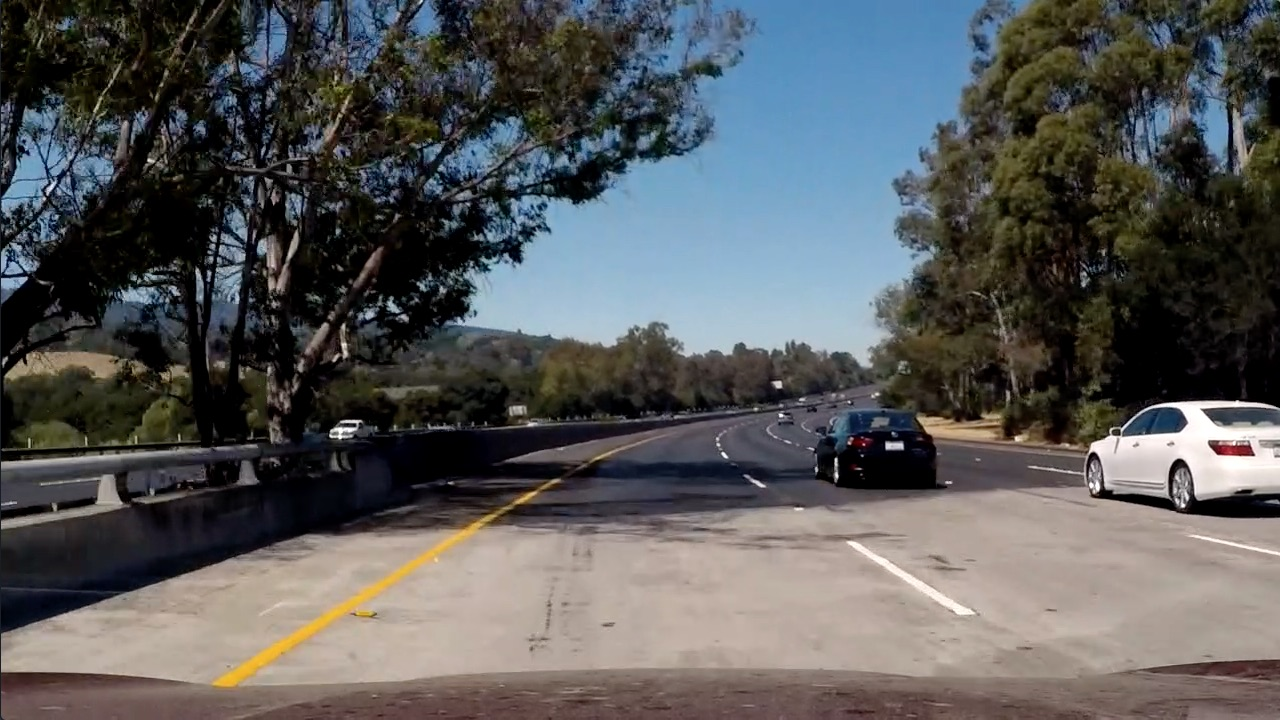
#> input picture test_images/test5.jpg, 1280 x 720 px
$ python perspective_transform.py   (older library calls are emulated)
#> lines starting #> are read from the running program, lines starting #| are printed output that depends on the picture; after the words box and inside, x2 and y2 are one past the last pixel; in counts of white or black regions, pixels touching at a corner belong together
### combined_thresh.py
import numpy as np
import cv2
import matplotlib.pyplot as plt
import matplotlib.image as mpimg
import pickle


def abs_sobel_thresh(img, orient='x', thresh_min=20, thresh_max=100):
	"""
	Takes an image, gradient orientation, and threshold min/max values
	"""
	# Convert to grayscale
	gray = cv2.cvtColor(img, cv2.COLOR_RGB2GRAY)
	# Apply x or y gradient with the OpenCV Sobel() function
	# and take the absolute value
	if orient == 'x':
		abs_sobel = np.absolute(cv2.Sobel(gray, cv2.CV_64F, 1, 0))
	if orient == 'y':
		abs_sobel = np.absolute(cv2.Sobel(gray, cv2.CV_64F, 0, 1))
	# Rescale back to 8 bit integer
	scaled_sobel = np.uint8(255*abs_sobel/np.max(abs_sobel))
	# Create a copy and apply the threshold
	binary_output = np.zeros_like(scaled_sobel)
	# Here I'm using inclusive (>=, <=) thresholds, but exclusive is ok too
	binary_output[(scaled_sobel >= thresh_min) & (scaled_sobel <= thresh_max)] = 1

	# Return the result
	return binary_output

def mag_thresh(img, sobel_kernel=3, mag_thresh=(30, 100)):
	"""
	Return the magnitude of the gradient
	for a given sobel kernel size and threshold values
	"""
	# Convert to grayscale
	gray = cv2.cvtColor(img, cv2.COLOR_RGB2GRAY)
	# Take both Sobel x and y gradients
	sobelx = cv2.Sobel(gray, cv2.CV_64F, 1, 0, ksize=sobel_kernel)
	sobely = cv2.Sobel(gray, cv2.CV_64F, 0, 1, ksize=sobel_kernel)
	# Calculate the gradient magnitude
	gradmag = np.sqrt(sobelx**2 + sobely**2)
	# Rescale to 8 bit
	scale_factor = np.max(gradmag)/255
	gradmag = (gradmag/scale_factor).astype(np.uint8)
	# Create a binary image of ones where threshold is met, zeros otherwise
	binary_output = np.zeros_like(gradmag)
	binary_output[(gradmag >= mag_thresh[0]) & (gradmag <= mag_thresh[1])] = 1

	# Return the binary image
	return binary_output


def dir_threshold(img, sobel_kernel=3, thresh=(0, np.pi/2)):
	"""
	Return the direction of the gradient
	for a given sobel kernel size and threshold values
	"""
	# Convert to grayscale
	gray = cv2.cvtColor(img, cv2.COLOR_RGB2GRAY)
	# Calculate the x and y gradients
	sobelx = cv2.Sobel(gray, cv2.CV_64F, 1, 0, ksize=sobel_kernel)
	sobely = cv2.Sobel(gray, cv2.CV_64F, 0, 1, ksize=sobel_kernel)
	# Take the absolute value of the gradient direction,
	# apply a threshold, and create a binary image result
	absgraddir = np.arctan2(np.absolute(sobely), np.absolute(sobelx))
	binary_output =  np.zeros_like(absgraddir)
	binary_output[(absgraddir >= thresh[0]) & (absgraddir <= thresh[1])] = 1

	# Return the binary image
	return binary_output


def hls_thresh(img, thresh=(100, 255)):
	"""
	Convert RGB to HLS and threshold to binary image using S channel
	"""
	hls = cv2.cvtColor(img, cv2.COLOR_RGB2HLS)
	s_channel = hls[:,:,2]
	binary_output = np.zeros_like(s_channel)
	binary_output[(s_channel > thresh[0]) & (s_channel <= thresh[1])] = 1
	return binary_output


def combined_thresh(img):
	abs_bin = abs_sobel_thresh(img, orient='x', thresh_min=50, thresh_max=255)
	mag_bin = mag_thresh(img, sobel_kernel=3, mag_thresh=(50, 255))
	dir_bin = dir_threshold(img, sobel_kernel=15, thresh=(0.7, 1.3))
	hls_bin = hls_thresh(img, thresh=(170, 255))

	combined = np.zeros_like(dir_bin)
	combined[(abs_bin == 1 | ((mag_bin == 1) & (dir_bin == 1))) | hls_bin == 1] = 1

	return combined, abs_bin, mag_bin, dir_bin, hls_bin  # DEBUG


# [29 lines that do not run on import are left out]

### perspective_transform.py
import numpy as np
import cv2
import matplotlib.pyplot as plt
import matplotlib.image as mpimg
import pickle
from combined_thresh import combined_thresh


def perspective_transform(img):
	"""
	Execute perspective transform
	"""
	img_size = (img.shape[1], img.shape[0])

	src = np.float32(
		[[200, 720],
		[1100, 720],
		[595, 450],
		[685, 450]])
	dst = np.float32(
		[[300, 720],
		[980, 720],
		[300, 0],
		[980, 0]])

	m = cv2.getPerspectiveTransform(src, dst)
	m_inv = cv2.getPerspectiveTransform(dst, src)

	warped = cv2.warpPerspective(img, m, img_size, flags=cv2.INTER_LINEAR)
	unwarped = cv2.warpPerspective(warped, m_inv, (warped.shape[1], warped.shape[0]), flags=cv2.INTER_LINEAR)  # DEBUG

	return warped, unwarped, m, m_inv


if __name__ == '__main__':
	img_file = 'test_images/test5.jpg'

	with open('calibrate_camera.p', 'rb') as f:
#> (reads calibrate_camera.p from the repository)
		save_dict = pickle.load(f)
	mtx = save_dict['mtx']
	dist = save_dict['dist']

	img = mpimg.imread(img_file)
#> img is the input picture: shape (720, 1280, 3); mean R, G, B 88.5, 89.3, 89.8
	img = cv2.undistort(img, mtx, dist, None, mtx)

	img, abs_bin, mag_bin, dir_bin, hls_bin = combined_thresh(img)
#> in combined_thresh, `abs_bin = abs_sobel_thresh(img, orient='x', thresh_min=50, thresh_max=..`:
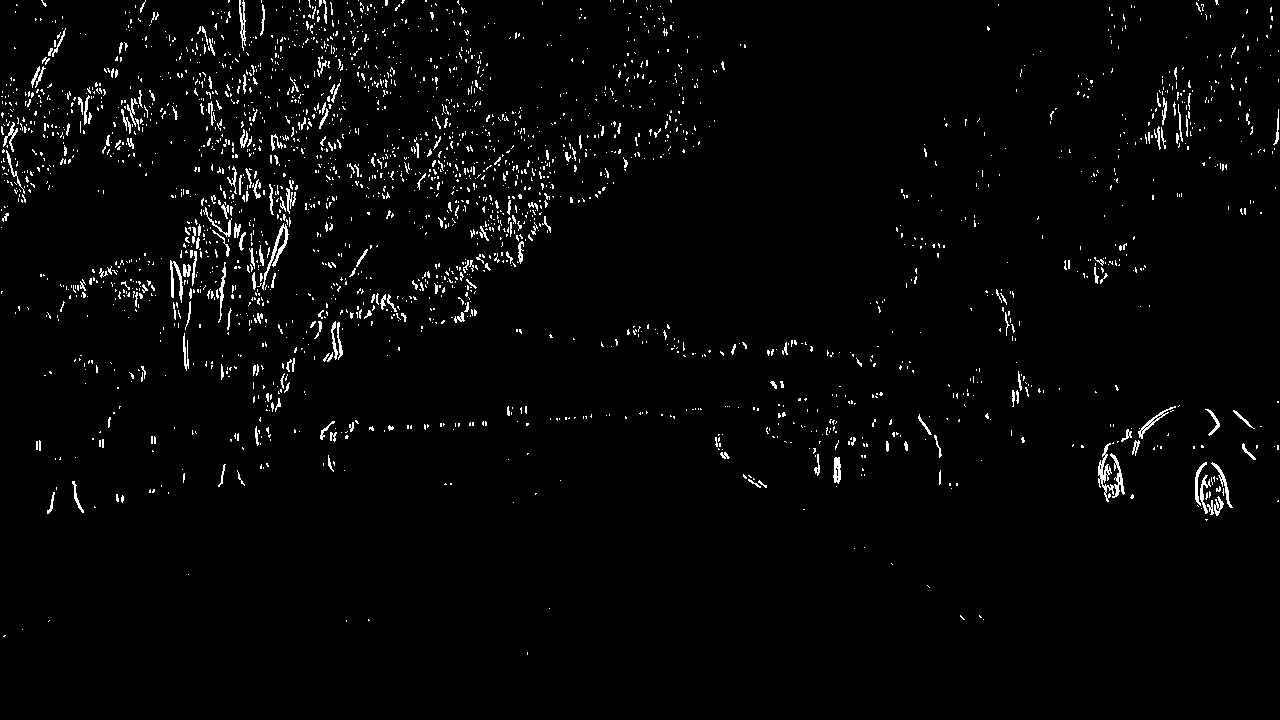
#> abs_bin: shape (720, 1280); values 0 (black) and 1 (white), 2.4% white in thin lines or dots
#> in mag_thresh, `gradmag = np.sqrt(sobelx**2 + sobely**2)`:
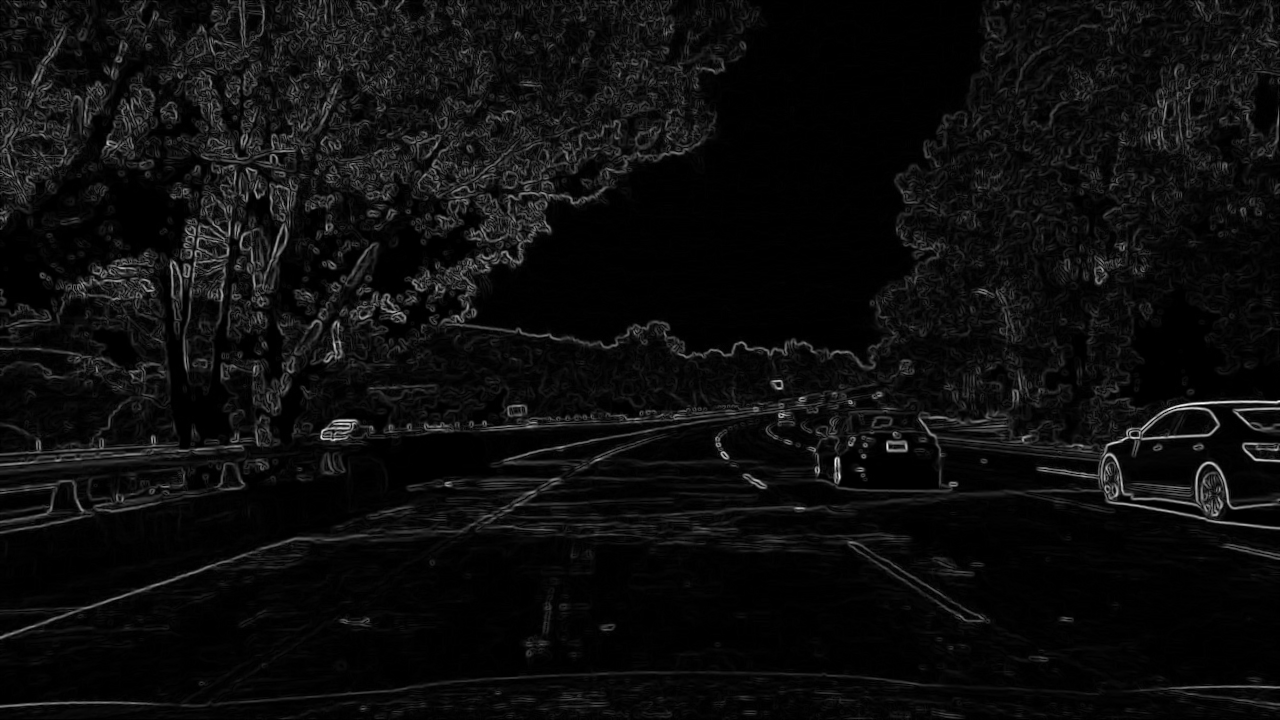
#> gradmag: shape (720, 1280) float64; min 0, max 895.1, mean 46.9; drawn with min black and max white
#> in mag_thresh, `scale_factor = np.max(gradmag)/255`: scale_factor = 3.51
#> in combined_thresh, `mag_bin = mag_thresh(img, sobel_kernel=3, mag_thresh=(50, 255))`: mag_bin: shape (720, 1280); values 0 (black) and 1 (white), 5.7% white in thin lines or dots
#> in combined_thresh, `dir_bin = dir_threshold(img, sobel_kernel=15, thresh=(0.7, 1.3))`: dir_bin: shape (720, 1280) float64; values 0 (black) and 1 (white), 36.4% white; 6414 white regions (4820 under 20 px), largest, box (x1, y1, x2, y2) and area: (412, 166, 734, 425) 19396, (57, 500, 499, 699) 16352, (818, 528, 1180, 707) 11512
#> in hls_thresh, `hls = cv2.cvtColor(img, cv2.COLOR_RGB2HLS)`: hls: shape (720, 1280, 3); mean of channels 0, 1, 2 55.3, 90.3, 68
#> in hls_thresh, `s_channel = hls[:,:,2]`:
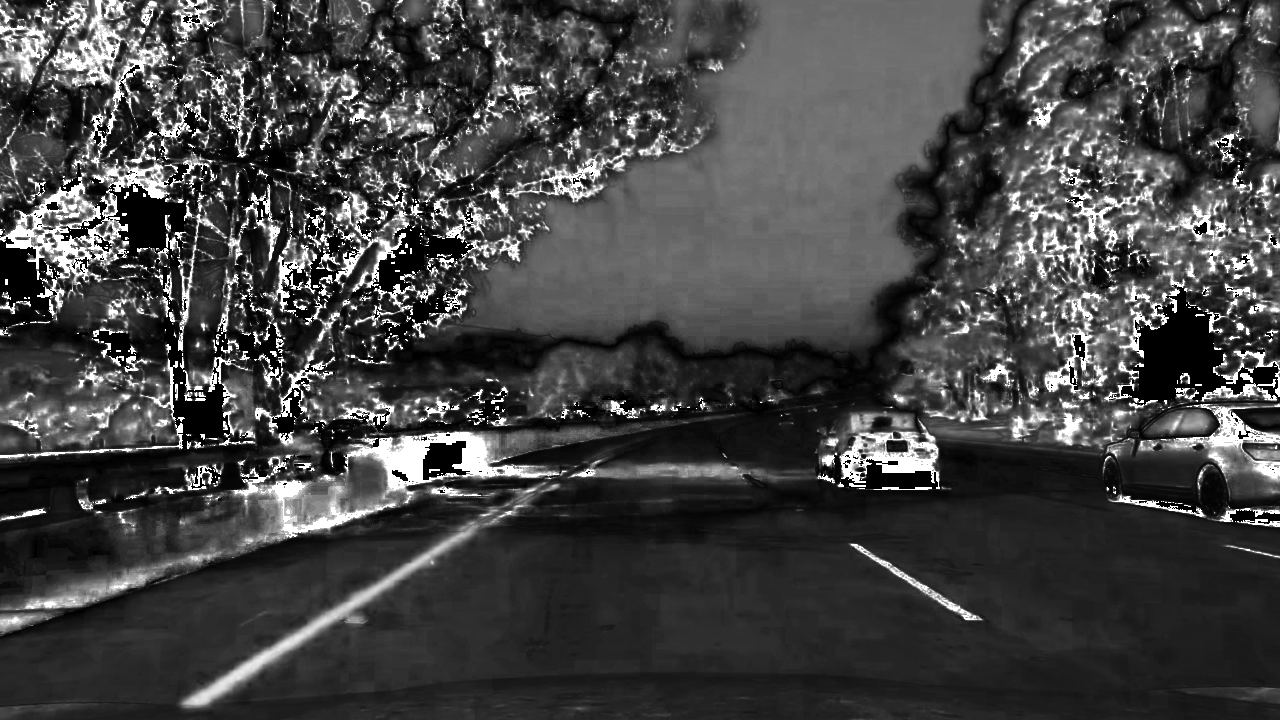
#> s_channel: shape (720, 1280); min 0, max 255, mean 68
#> in combined_thresh, `hls_bin = hls_thresh(img, thresh=(170, 255))`: hls_bin: shape (720, 1280); values 0 (black) and 1 (white), 7.5% white; 2514 white regions (2003 under 20 px), largest, box (x1, y1, x2, y2) and area: (344, 432, 559, 493) 4205, (0, 177, 101, 285) 2827, (185, 532, 469, 705) 2629
#> img: shape (720, 1280) float64; values 0 (black) and 1 (white), 9.8% white; 3961 white regions (3312 under 20 px), largest, box (x1, y1, x2, y2) and area: (344, 432, 559, 493) 4205, (814, 414, 942, 489) 3075, (0, 0, 125, 88) 2927

	warped, unwarped, m, m_inv = perspective_transform(img)
#> in perspective_transform, `unwarped = cv2.warpPerspective(warped, m_inv, (warped.shape[1], warped..`:
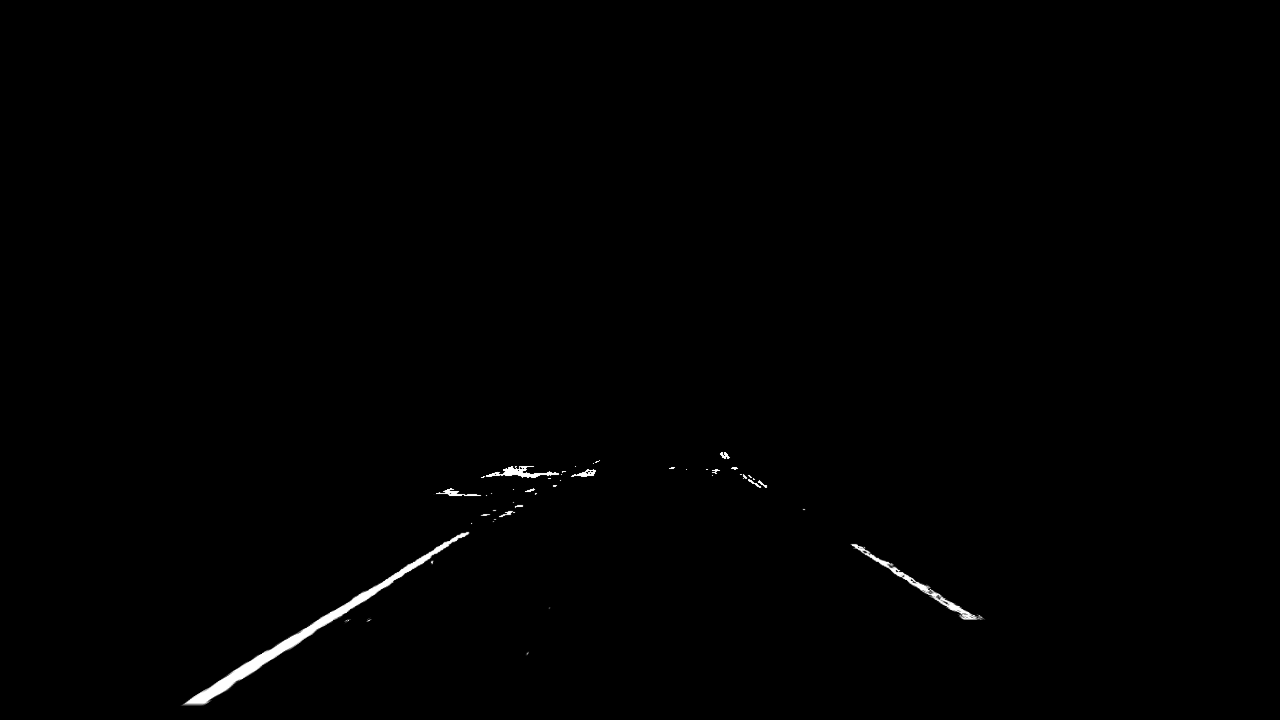
#> unwarped: shape (720, 1280) float64; min 0, max 1, mean 0.00454
#> m = [[-0.54, -1.5, 976.4], [0, -1.9, 857.1], [0, -0.00238, 1]]; m_inv = [[0.132, -0.799, 555.3], [0, -0.525, 450], [-2.16e-19, -0.00125, 1]]

	plt.imshow(warped, cmap='gray', vmin=0, vmax=1)
	plt.show()

	plt.imshow(unwarped, cmap='gray', vmin=0, vmax=1)
	plt.show()
